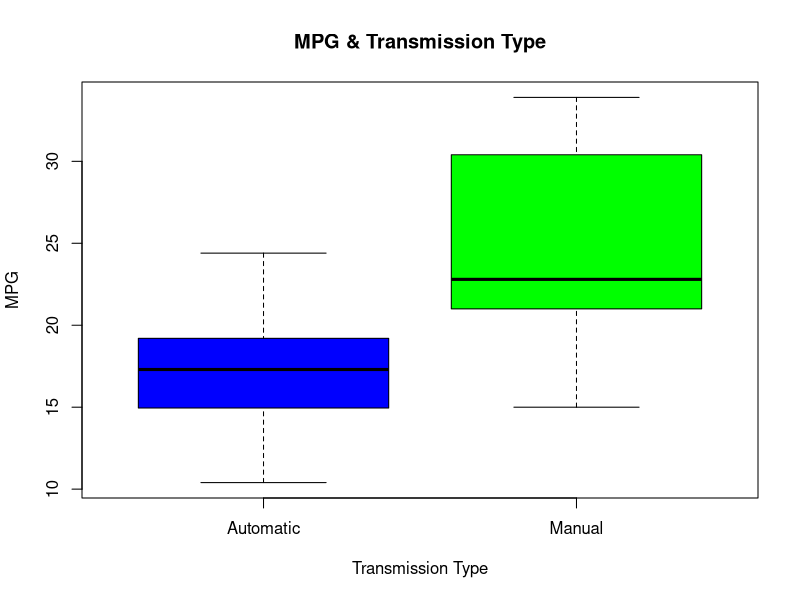
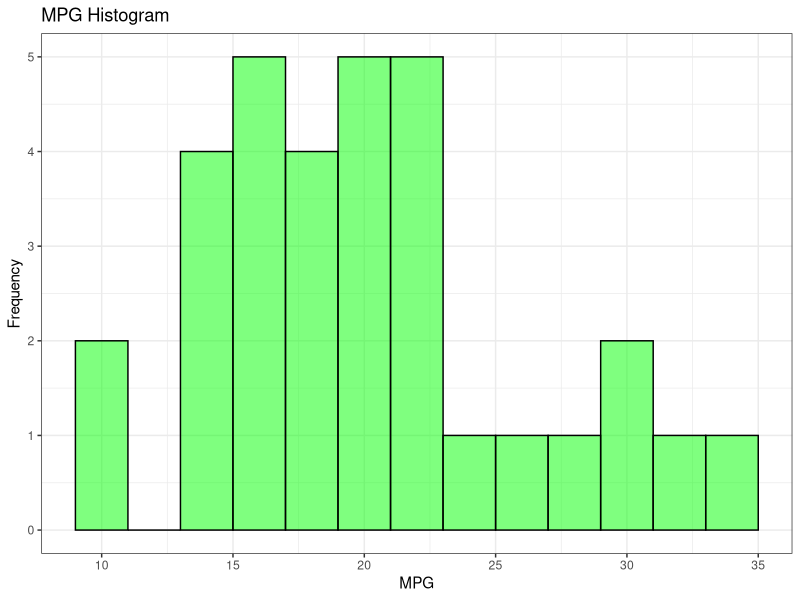
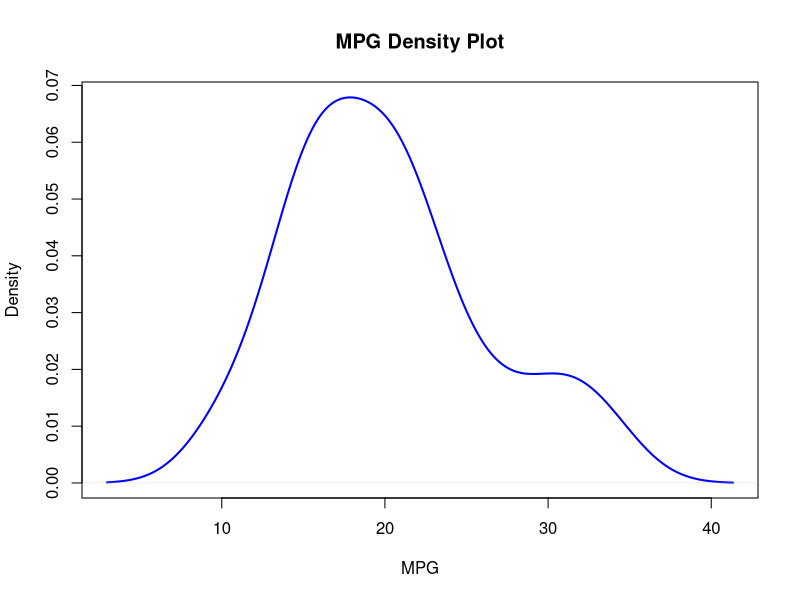
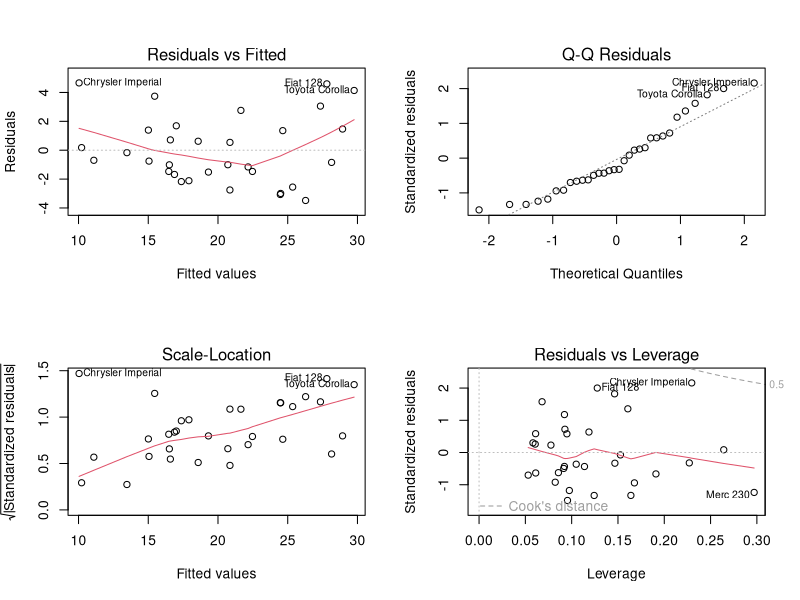

Reproduce these figures in R, in order.
## ---- chunk 1
    suppressWarnings(library(ggplot2));
## ---- chunk 2
#   Set Working Directory
    setwd("~/Data Science/07 Regression Models");

#   Read "mtcars" Data
    data(mtcars);
    names(mtcars);
## ---- chunk 3
#   Box Plot: MPG vs Transmission Type
    boxplot(mpg~am, data=mtcars, col=c("blue", "green"),
        xlab="Transmission Type", ylab="MPG",
        main="MPG & Transmission Type",
        names=c("Automatic", "Manual")
    );
## ---- chunk 4
#   Aggregate Data & Calculated Mean for MPG & Transmission Type
    Mean <- aggregate(mpg~am, data=mtcars, mean);
    Mean[2, ] - Mean[1, ];  # Calculate Mean Difference

#   Two Sample T-Test
    Automatic <- mtcars[mtcars$am==1, ];
    Manual <- mtcars[mtcars$am==0, ];
    MeansTest <- t.test(Automatic$mpg, Manual$mpg);
    MeansTest[3];
## ---- chunk 5
#   Correlation "mpg" Relative to Remaining Variables
    CorMatrix <- cor(mtcars)[1, ];
    CorMatrix;
## ---- chunk 6
#   Linear Regression
    LRegression <- lm(mpg~am, data=mtcars);
    summary(LRegression);
## ---- chunk 7
#   Stepwise Multivariate Regression
    MRegression <- step(lm(data=mtcars, mpg ~ .), trace=0, steps=10000);
    summary(MRegression);
## ---- chunk 8
#   Comparison: Linear vs Multivariate Regression
    anova(LRegression, MRegression);
## ---- chunk 9
#   MGP Histogram
    g <- ggplot(mtcars, aes(x=mtcars$mpg))
    g <- g + geom_histogram(aes(mpg), binwidth=2, color="black", fill="green", 
        alpha=.5)
    g <- g + ggtitle("MPG Histogram") + labs(x="MPG", y="Frequency")
    g <- g  + theme_bw()
    g

#   Density Plot
    dPlot <- density(mtcars$mpg);
    plot(dPlot, xlab="MPG", ylab="Density", main="MPG Density Plot", col="blue", lwd=2);
## ---- chunk 10
#   Plots: Residuals vs Fitted, Scale-Location, Normal Q-Q, & Residuals vs Leverage
    par(mfrow = c(2,2));
    plot(MRegression);
